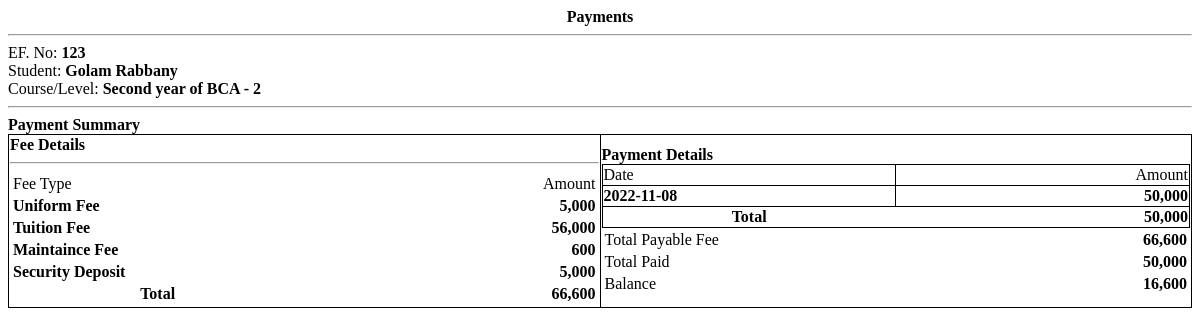
The app's page /click_fees/receipt.php?ef_id=3 with its own data.
### tables this page shows
CREATE TABLE `fees` (
  `id` int(30) NOT NULL,
  `course_id` int(30) NOT NULL,
  `description` varchar(200) NOT NULL,
  `amount` float NOT NULL
);

CREATE TABLE `payments` (
  `id` int(30) NOT NULL,
  `ef_id` int(30) NOT NULL,
  `amount` float NOT NULL,
  `remarks` text NOT NULL,
  `date_created` datetime NOT NULL DEFAULT current_timestamp() ON UPDATE current_timestamp()
);

### click_fees/receipt.php (the view, shortened to what this page needs)
<?php
include 'db_connect.php';
$payments = $conn->query("SELECT * FROM payments where ef_id = $id ");
$pay_arr = array();
while($row=$payments->fetch_array()){
	$pay_arr[$row['id']] = $row;
}
?>
<div class="container-fluid">
	<p class="text-center"><b><?php echo $_GET['pid'] == 0 ? "Payments" : 'Payment Receipt' ?></b></p>
	<hr>
	<div class="flex">
		<div class="w-50">
			<p>EF. No: <b><?php echo $ef_no ?></b></p>
			<p>Student: <b><?php echo ucwords($sname) ?></b></p>
			<p>Course/Level: <b><?php echo $class ?></b></p>
		</div>
	</div>
	<hr>
	<p><b>Payment Summary</b></p>
	<table class="wborder">
		<tr>
			<td width="50%">
				<p><b>Fee Details</b></p>
				<hr>
				<table width="100%">
					<tr>
						<td width="50%">Fee Type</td>
						<td width="50%" class='text-right'>Amount</td>
					</tr>
					<?php
				$cfees = $conn->query("SELECT * FROM fees where course_id = $course_id");
				$ftotal = 0;
				while ($row = $cfees->fetch_assoc()) {
					$ftotal += $row['amount'];
				?>
				<tr>
					<td><b><?php echo $row['description'] ?></b></td>
					<td class='text-right'><b><?php echo number_format($row['amount']) ?></b></td>
				</tr>
				<?php
				}
				?>
				<tr>
					<th>Total</th>
					<th class='text-right'><b><?php echo number_format($ftotal) ?></b></th>
				</tr>
				</table>
			</td>
			<td width="50%">
			<p><b>Payment Details</b></p>
				<table width="100%" class="wborder">
					<tr>
						<td width="50%">Date</td>
						<td width="50%" class='text-right'>Amount</td>
					</tr>
					<?php
						$ptotal = 0;
						foreach ($pay_arr as $row) {
							if($row["id"] <= $_GET['pid'] || $_GET['pid'] == 0){
							$ptotal += $row['amount'];
					?>
					<tr>
						<td><b><?php echo date("Y-m-d",strtotime($row['date_created'])) ?></b></td>
						<td class='text-right'><b><?php echo number_format($row['amount']) ?></b></td>
					</tr>
					<?php
						}
						}
					?>
					<tr>
						<th>Total</th>
						<th class='text-right'><b><?php echo number_format($ptotal) ?></b></th>
					</tr>
				</table>
				<table width="100%">
					<tr>
						<td>Total Payable Fee</td>
						<td class='text-right'><b><?php echo number_format($ftotal) ?></b></td>
					</tr>
					<tr>
						<td>Total Paid</td>
						<td class='text-right'><b><?php echo number_format($ptotal) ?></b></td>
					</tr>
					<tr>
						<td>Balance</td>
						<td class='text-right'><b><?php echo number_format($ftotal-$ptotal) ?></b></td>
					</tr>
				</table>
			</td>
		</tr>
	</table>
</div>

### click_fees/receipt.php (style rules this page uses)
.flex { display: inline-flex; width: 100%; }
.w-50 { width: 50%; }
.text-center { text-align:center; }
.text-right { text-align:right; }
table.wborder { width: 100%; border-collapse: collapse; }
table.wborder>tbody>tr, table.wborder>tbody>tr>td { border:1px solid; }
p { margin:unset; }

### records on screen
fees: description "Uniform Fee", amount "5,000"
fees: description "Tuition Fee", amount "56,000"
fees: description "Maintaince Fee", amount "600"
fees: description "Security Deposit", amount "5,000"
payments: date_created "2022-11-08", amount "50,000"

### other values on screen
$ef_no "123"
$sname "Golam Rabbany"
$class "Second year of BCA - 2"
$ftotal "66,600"
$ptotal "50,000"
$ftotal-$ptotal "16,600"
